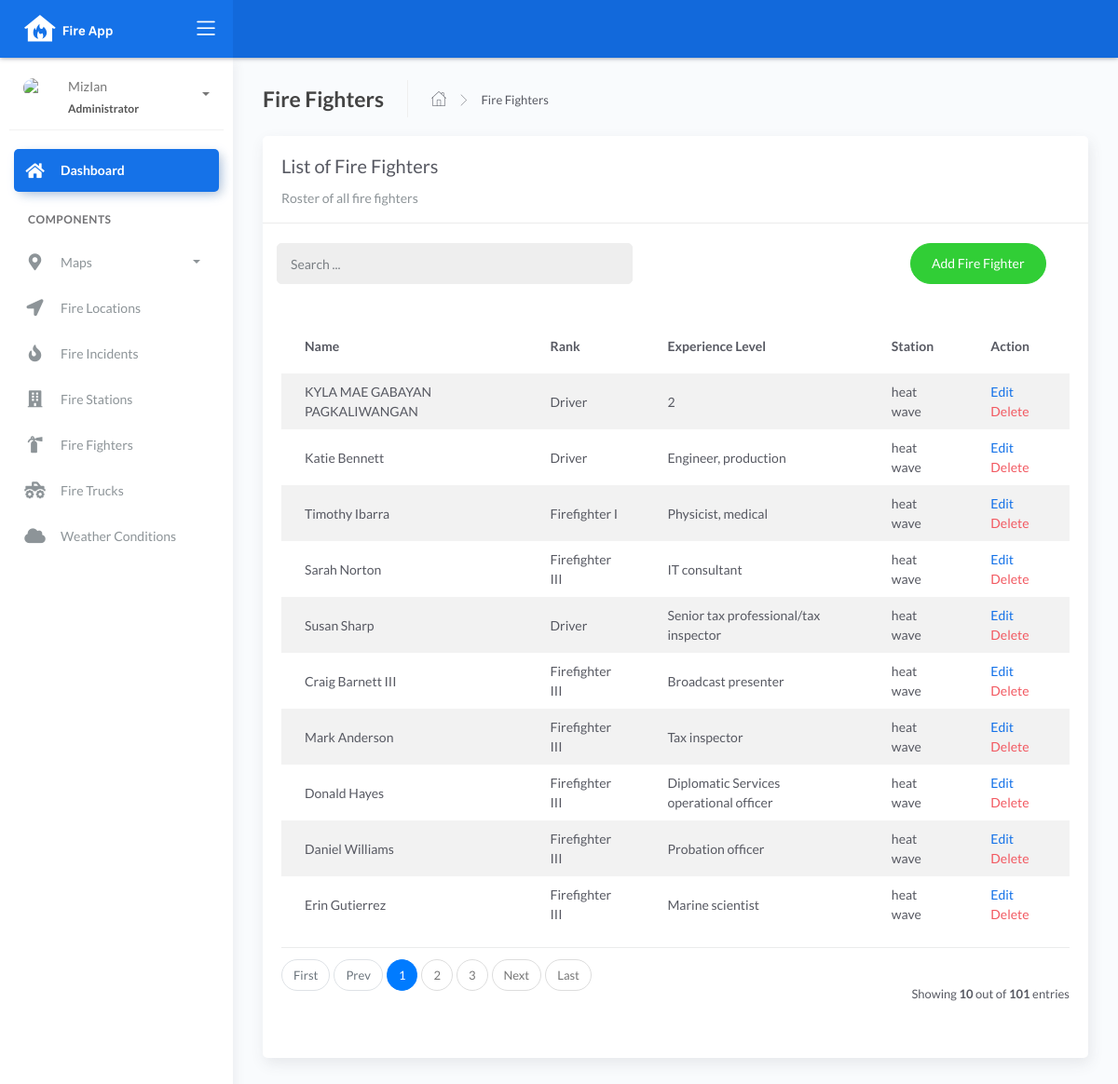
/firefighters_list, run on the app's committed database.
### fire/models.py (models this page shows, shortened)
class BaseModel(models.Model):
    created_at = models.DateTimeField(auto_now_add=True, db_index=True)
    updated_at = models.DateTimeField(auto_now=True)
    class Meta:
        abstract = True

class Firefighters(BaseModel):
    XP_CHOICES = (
        ('Probationary Firefighter', 'Probationary Firefighter'),
        ('Firefighter I', 'Firefighter I'),
        ('Firefighter II', 'Firefighter II'),
        ('Firefighter III', 'Firefighter III'),
        ('Driver', 'Driver'),
        ('Captain', 'Captain'),
        ('Battalion Chief', 'Battalion Chief'),
    )
    name = models.CharField(max_length=150)
    rank = models.CharField(max_length=150, choices=XP_CHOICES)
    experience_level = models.CharField(max_length=150)
    station = models.ForeignKey(FireStation, on_delete=models.SET_NULL, null=True, blank=True, related_name='firefighters')

class FireStation(BaseModel):
    name = models.CharField(max_length=150)
    latitude = models.DecimalField(
        max_digits=22, decimal_places=16, null=True, blank=True)
    longitude = models.DecimalField(
        max_digits=22, decimal_places=16, null=True, blank=True)
    address = models.CharField(max_length=150)
    city = models.CharField(max_length=150)  # can be in separate table
    country = models.CharField(max_length=150)  # can be in separate table
    def __str__(self):
        return f"{self.name}"

### fire/views.py (the view)
# urls.py: path('firefighters_list', FirefightersList.as_view(), name='firefighters-list'),
class FirefightersList(ListView):
    model = Firefighters
    context_object_name = 'firefighters'
    template_name = "firefighters_list.html"
    paginate_by = 10
    def get_queryset(self, *args, **kwargs):
         qs = super(FirefightersList, self).get_queryset(*args, **kwargs)
         if self.request.GET.get("q") != None:
             query = self.request.GET.get('q')
             qs = qs.filter(Q(name__icontains=query) |
                            Q(rank__icontains=query) |
                            Q(experience_level__icontains=query) |
                            Q(station__icontains=query))
         return qs

### templates/firefighters_list.html (shortened to what this page needs)
{% extends 'base.html' %} {% load static %} {% block content %}
<div class="content">
    <div class="page-inner">
        <div class="page-header">
            <h4 class="page-title">Fire Fighters</h4>
            <ul class="breadcrumbs">
                <li class="nav-home">
                    <a href="{%url 'dashboard-chart' %}">
                    <i class="flaticon-home"></i>
                    </a>
                </li>
                <li class="separator">
                    <i class="flaticon-right-arrow"></i>
                </li>
                <li class="nav-item">
                    <a href="#">Fire Fighters</a>
                </li>
            </ul>
        </div>
        <div class="row">
            <div class="col-md-12">
                <div class="card">
                    <div class="card-header">
                        <div class="card-title">List of Fire Fighters</div>
                        <div class="card-category">Roster of all fire fighters</div>
                    </div>
                    <br>
                        <div class="col-md-12 row">
                            <div class="col-md-6">
                                <form class="navbar-left navbar-form nav-search mr-md-3" action="{% url 'firefighters-list' %}">
                                    <div class="input-group">
                                        <input type="text" placeholder="Search ..." class="form-control" name="q">
                                        <div class="input-group-append">
                                        <span class="input-group-text">
                                        </span>
                                        </div>
                                    </div>
                                </form>
                            </div>
                            <div class="col-md-6">
                                <div class="pull-right">
                                    <a href="{% url 'firefighters-add'%}" class="btn btn-success btn-rounded">Add Fire Fighter</a>
                                </div>
                            </div>
                        </div>
                    <div class="card-body">
                        <table class="table table-striped mt-3">
                            <thead>
                                <tr>
                                    <th scope="col">Name</th>
                                    <th scope="col">Rank</th>
                                    <th scope="col">Experience Level</th>
                                    <th scope="col">Station</th>
                                    <th scope="col">Action</th>
                                </tr>
                            </thead>
                            <tbody>
                                {% for object in object_list %}
                                <tr>
                                    <td>{{ object.name }}</td>
                                    <td>{{ object.rank }}</td>
                                    <td>{{ object.experience_level }}</td>
                                    <td>{{ object.station }}</td>
                                    <td>
                                        <a href="firefighters_list/edit/{{ object.id }}">Edit</a>
                                        <a href="firefighters_list/delete/{{ object.id }}" class="text-danger">Delete</a>
                                    </td>
                                </tr>
                                {% empty %}
                                <tr>
                                    <td colspan="4" style="text-align: center">
                                    <p class="text-sm font-weight-bold mb-0">No Records Found</p>
                                    </td>
                                </tr>
                                {% endfor %}
                            </tbody>
                        </table>
                        {% include 'includes/pagination.html' %}
                    </div>
                </div>
            </div>
        </div>
    </div>
</div>
{% endblock %}

### data on the page
Firefighters: name "KYLA MAE GABAYAN PAGKALIWANGAN", rank "Driver", experience_level "2", station "heat wave"
Firefighters: name "Katie Bennett", rank "Driver", experience_level "Engineer, production", station "heat wave"
Firefighters: name "Timothy Ibarra", rank "Firefighter I", experience_level "Physicist, medical", station "heat wave"
Firefighters: name "Sarah Norton", rank "Firefighter III", experience_level "IT consultant", station "heat wave"
Firefighters: name "Susan Sharp", rank "Driver", experience_level "Senior tax professional/tax inspector", station "heat wave"
Firefighters: name "Craig Barnett III", rank "Firefighter III", experience_level "Broadcast presenter", station "heat wave"
Firefighters: name "Mark Anderson", rank "Firefighter III", experience_level "Tax inspector", station "heat wave"
Firefighters: name "Donald Hayes", rank "Firefighter III", experience_level "Diplomatic Services operational officer", station "heat wave"
Firefighters: name "Daniel Williams", rank "Firefighter III", experience_level "Probation officer", station "heat wave"
Firefighters: name "Erin Gutierrez", rank "Firefighter III", experience_level "Marine scientist", station "heat wave"

### other printed values
{{ page_num }} "1"
{{ page_num }} "2" "3"
{{ object_list.count }} "10"
{{ paginator.count }} "101"
